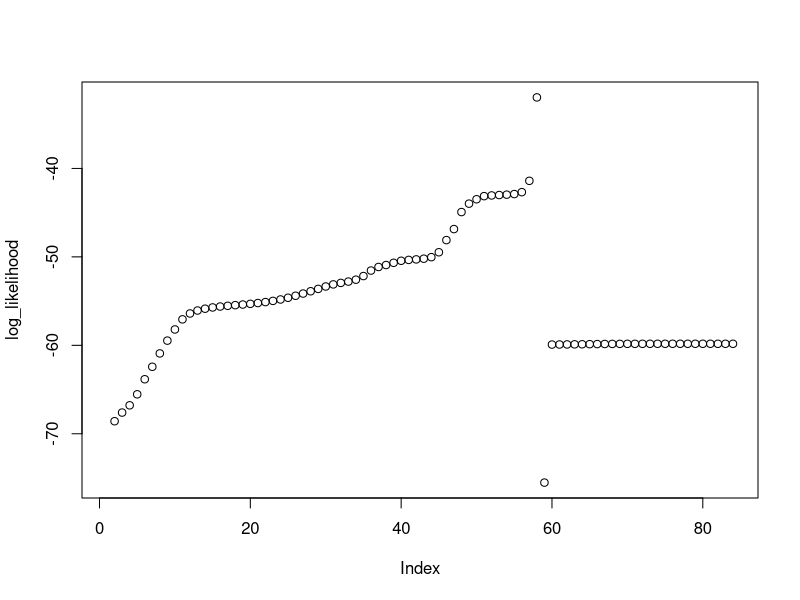
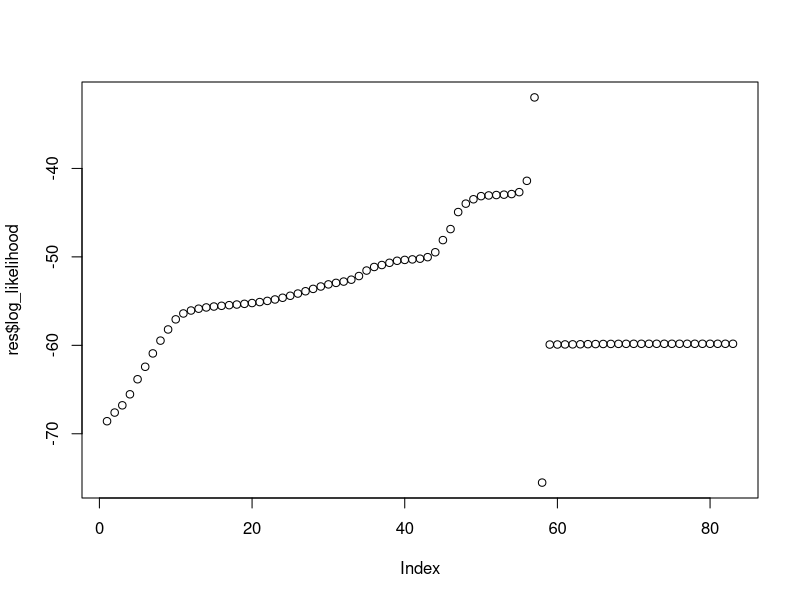
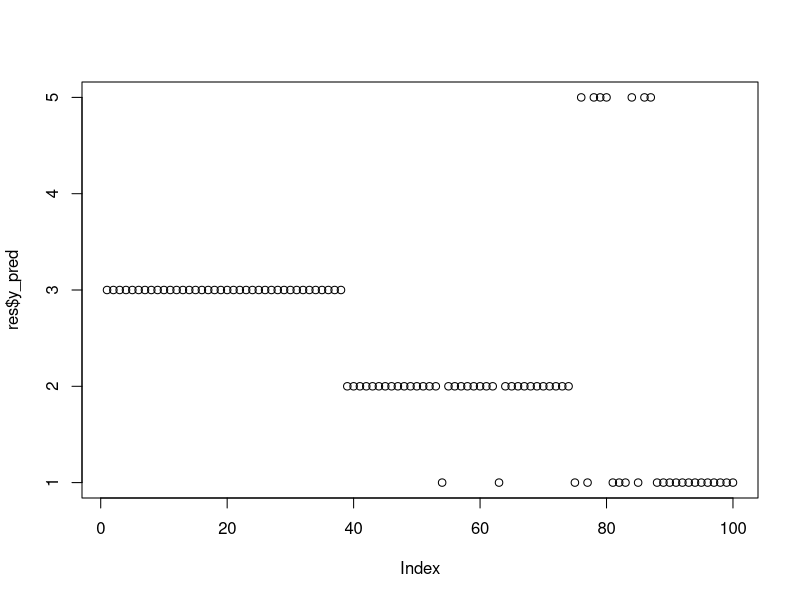
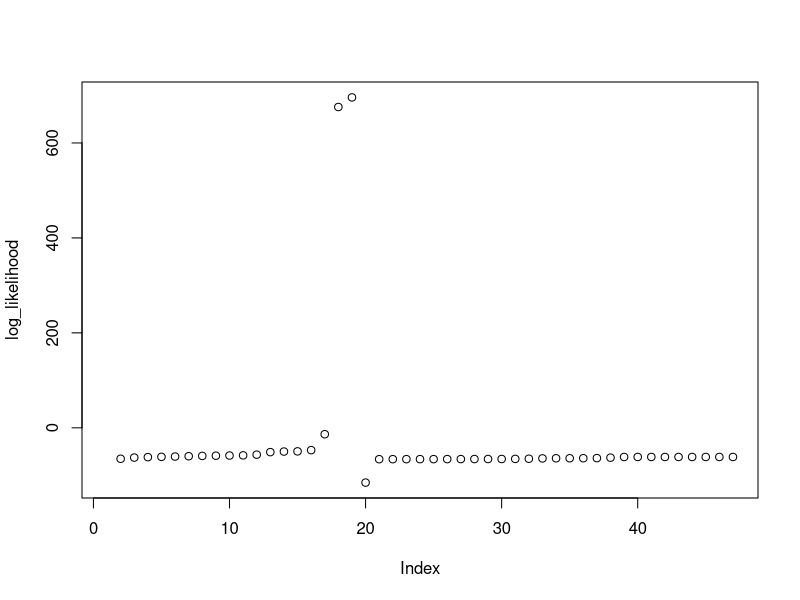
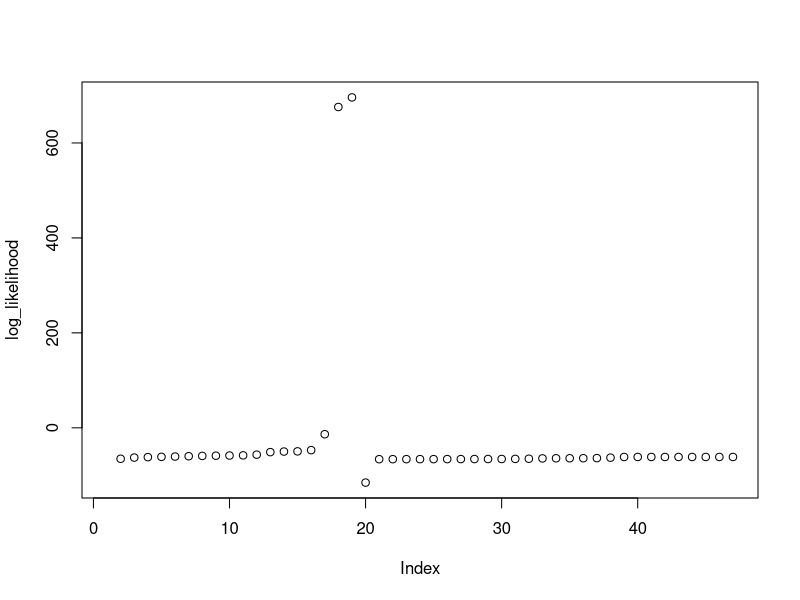
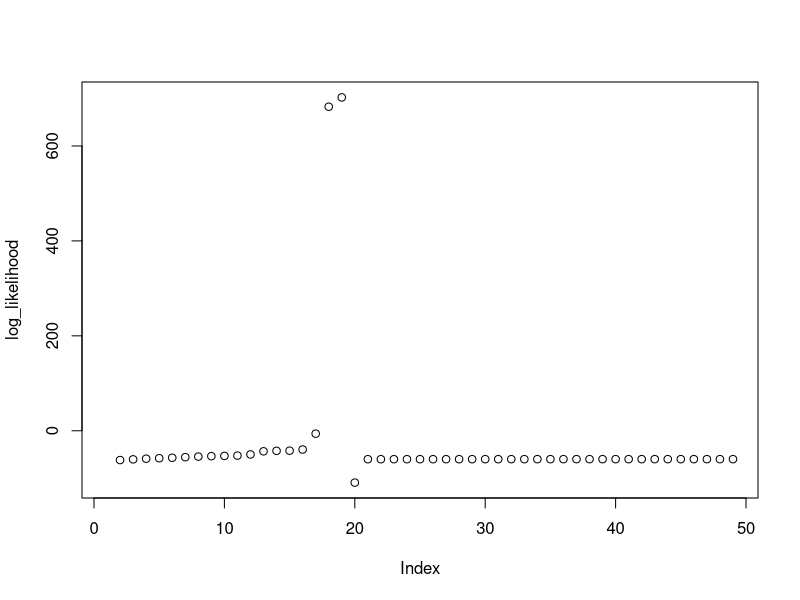

These charts were generated, in order, by the following R code:
# EM algorithm for Gaussian mixture model estimation
library("mvtnorm")

init_random <- function(data, K){
  f <- ncol(data)
  N <- nrow(data)
  pk <- runif(K,3/10,7/10)
  pk <- pk / sum(pk)
  
  moyenne <- matrix(0, ncol=ncol(data), nrow = K)
  for (k in 1:K) {
    for (cf in 1:f){
      rand_1 <- runif(1, min(data[,cf]), max(data[,cf]))
      moyenne[k,cf] <- rand_1
    }
  }
  variance <- array(0, c(f,f,K))
  
  for(k in 1:K) {
    x_moyenne <- sweep(data, 2, moyenne[k, ], FUN = '-', check.margin=FALSE)
    trans_x_moyenne <- crossprod(x_moyenne)
    variance[,,k] <- trans_x_moyenne/ N
  }
  
  return (list(pk=pk, moyenne=moyenne, variance=variance))
}


init_kmeans <- function (data, K) {
  km.res <- kmeans(data, K)
  pk <- rep(1/K, K)
  moyenne <- as.matrix(km.res$centers)
  
  variance <- array(0, dim=c(ncol(data),ncol(data),K))
  for (i in seq(K)){
    data_cls <- data[which(as.matrix(km.res$cluster) == i),]
    if (length(data_cls) == ncol(data)){
      data_cls <- rbind(data_cls, data_cls+runif(1,-0.1, 0.1))
    } 
    variance[,,i] <- cov(data_cls)
  }
  
  return (list(pk=pk, moyenne=moyenne, variance=variance))
}



fun_variance_all <- function(data, tk, nk, K, N, f, moyenne){
  variance <- array(0, c(f, f, K))
  for(k in 1:K) {
    x_moyenne <- sweep(data, 2, moyenne[k, ], FUN = '-', check.margin=FALSE)
    ex <- tk[, k]  * x_moyenne
    trans_x_moyenne <- t(ex) %*% x_moyenne
    variance[,,k] <- trans_x_moyenne/ nk[k]
  }
  
  return(variance)
}

fun_moyenne_vec <- function(data, tk, nk, K, N,  f){
  moyenne <- matrix(0, K, f)
  for(k in 1:K) {
    moyenne[k,] <- (1/sum(tk[,k])) * colSums(apply(data,2, function(x) x*tk[, k])  )
  }
  return(moyenne)
}


etape_E <- function(data, K, parameters){ 
  pk <- parameters$pk
  moyenne <- parameters$moyenne
  variance <- parameters$variance
  
  tk <- matrix(0,  nrow(data), K)
  for (k in 1:K){
    tk[, k] <- pk[k]* mvtnorm::dmvnorm(data, moyenne[k,], variance[,,k])
  }
  tk <- tk/apply(tk, 1, sum)
  
  for (k in 1:K){
    if (sum(tk[,k]) == 0){
      print("sum à 0")
    }
  }
  
  return (tk)
}

etape_M <- function(data, K, tk){
  N <- nrow(data)
  f <- ncol(data)
  nk <- colSums(tk)
  
  pk <- nk/N
  moyenne  <- fun_moyenne_vec(data, tk,nk,K, N,  f)
  variance<- fun_variance_all(data, tk, nk, K, N, f, moyenne)
  
  return (list(pk=pk, moyenne=moyenne, variance=variance))
}


main <- function(data, K, epsilon, type_init = "kmeans", parameters = 0){
  set_inf <- FALSE
  #--------initialize variables
  n <- nrow(data); p <- ncol(data)
  data <- as.matrix(data)
  if (type_init == "kmeans"){
    parameters <- init_kmeans(data, K)
  }
  if ((type_init == "random") || (type_init == "small"))  {
    parameters <- init_random(data, K)  
  }

  #Loop 
  i <- 2
  log_likelihood <- numeric(0)
  log_likelihood[1] <- -Inf
  
  
  while( (i > 0) || (i > 100))  {
    tk <- etape_E(data, K, parameters)
    
    parameters <- etape_M(data, K, tk)
    pk <- parameters$pk
    moyenne <- parameters$moyenne
    variance <- parameters$variance
    LL <- sum(log(apply(sapply(lapply(1:K, 
                                      function(k) pk[k] * mvtnorm::dmvnorm(data, moyenne[k,], 
                                                                  variance[,,k])), cbind), 1, sum)))
    
    log_likelihood[i] <- LL
    
    if (LL < log_likelihood[i-1]){
      set_inf <- TRUE
      print("------ debug KO")
      # print("tk")
      # print(tk)
      print("sum tk")
      print(colSums(tk))
      print("pk")
      print(pk)
      print("moyenne")
      print(moyenne)
      print("variance")
      print(variance)
    }
    
    if (abs(log_likelihood[i] - log_likelihood[i-1]) < epsilon){
      y_pred <- apply(tk, 1, which.max)
      if (set_inf){
        print("___________________________________________________________KO")
        plot(log_likelihood)
      }
      return(list(log_likelihood = log_likelihood[-1], y_pred = y_pred, maxll = max(log_likelihood[-1]), parameters = parameters, invalid = set_inf))
    }
    
    if ((type_init == "small") && (i == 5)) {
      return( main(data, K, epsilon, "", parameters ) )
    }
    
    
    i <- i + 1
  }
  
}



K <- 5
split <- sample(1:150, 50)
y <- iris[-split, 5]
data <- iris[-split, -5]
epsilon <- 10^-6
data <- as.matrix(data)

res <- main(data, K, epsilon, "kmeans")
table(res$y_pred, y)

plot(res$log_likelihood)  
plot(res$y_pred)



for (i in 1:10){
  res <- main(data, K, epsilon, "kmeans")
  if (typeof(res) == "list"){ 
    print(res$log_likelihood[length(res$log_likelihood)])
  }
  print("-----")
}
